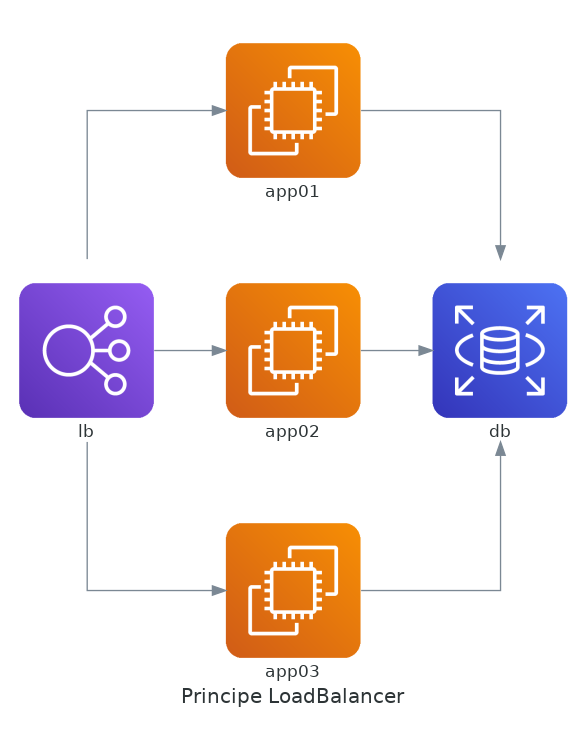

Write Python code to recreate this figure.
# diagram.py
from diagrams import Diagram
from diagrams.aws.compute import EC2
from diagrams.aws.database import RDS
from diagrams.aws.network import ELB

graph_attr = {
    "margin":"-1.8, -1.8"
}

with Diagram("Principe LoadBalancer", filename="principe-lb", graph_attr=graph_attr, show=False):
    ELB("lb") >> [EC2("app01"),
                  EC2("app02"),
                  EC2("app03")] >> RDS("db")
